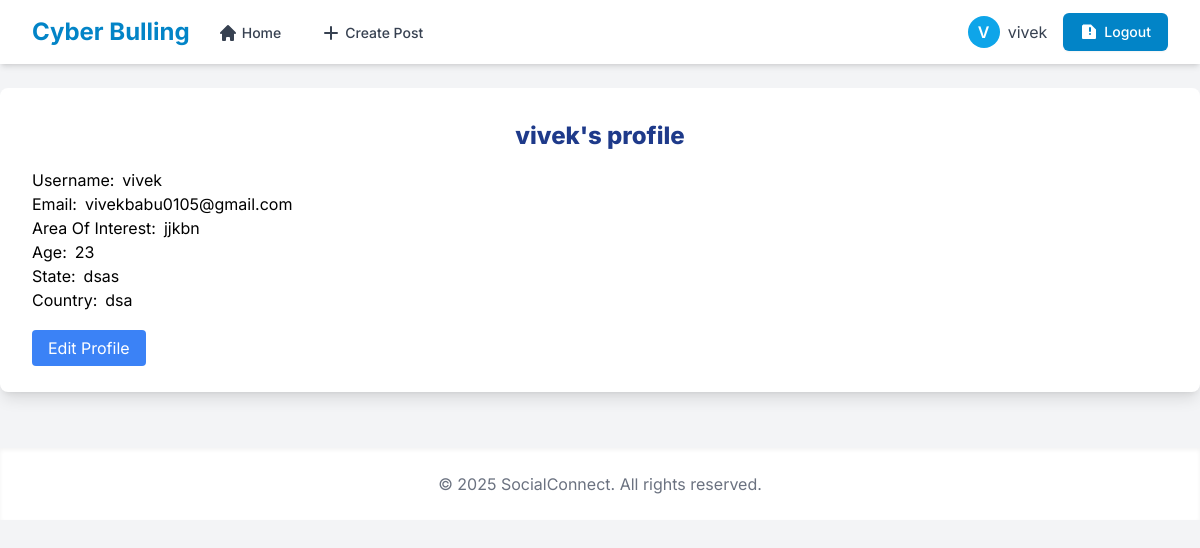
/accounts/profile/vivek/ (signed in), run on the app's committed database.
### accounts/models.py (models this page shows, shortened)
class Profile(models.Model):
    user = models.OneToOneField(User, on_delete=models.CASCADE)
    area_of_interest = models.CharField(max_length=255, blank=True)
    age = models.IntegerField(null=True)
    country = models.CharField(max_length=20, null=True)
    state = models.CharField(max_length=20, null=True)

### accounts/views.py (the view)
# urls.py: path("profile/<str:username>/", user_profile, name="user_profile"),
@never_cache
@login_required
def user_profile(request, username):
    user = get_object_or_404(User, username=username)
    profile = get_object_or_404(Profile, user=user)
    return render(request, 'accounts/user_profile.html', {'user': user, 'profile': profile})

### accounts/templates/accounts/user_profile.html (shortened to what this page needs)
{% extends "base.html" %}
{% block content %}
<div class="profile-section bg-white p-8 rounded-lg shadow-lg text-black">
    <h2 class="text-2xl text-center font-extrabold text-blue-900 mb-4">{{ profile.user }}'s profile</h2>
    <div class="profile-container">
        <div class="profile-info flex gap-2">
            <p class="profile-label">Username:</p>
            <p class="profile-value">{{ profile.user }}</p>
        </div>
        <div class="profile-info flex gap-2">
            <p class="profile-label">Email:</p>
            <p class="profile-value">{{ user.email }}</p>
        </div>
        <div class="profile-info flex gap-2">
            <p class="profile-label">Area Of Interest:</p>
            <p class="profile-value">{{ profile.area_of_interest }}</p>
        </div>
        <div class="profile-info flex gap-2">
            <p class="profile-label">Age:</p>
            <p class="profile-value">{{ profile.age }}</p>
        </div>
        <div class="profile-info flex gap-2">
            <p class="profile-label">State:</p>
            <p class="profile-value">{{ profile.state }}</p>
        </div>
        <div class="profile-info flex gap-2">
            <p class="profile-label">Country:</p>
            <p class="profile-value">{{ profile.country }}</p>
        </div>
    </div>
    {% if request.user == user %}
    <div class="mt-6">
        <a href="{% url 'edit_profile' %}" class="px-4 py-2 bg-blue-500 hover:bg-blue-700 rounded text-white">Edit Profile</a>
    </div>
    {% endif %}
</div>
{% endblock %}

### templates/base.html (shortened to what this page needs)
{% load static %}
<!DOCTYPE html>
<html lang="en">
<head>
    <link rel="stylesheet" href="{% static 'css/style.css' %}">
    <script src="https://cdn.tailwindcss.com"></script>
</head>
<body class="bg-gray-100 dark:bg-gray-900 min-h-screen">
    {% block navbar %}
    {% if user.is_authenticated %}
    {% if user.is_superuser %}
    <nav class="bg-white dark:bg-gray-800 shadow-md">
        <div class="max-w-7xl mx-auto px-4 sm:px-6 lg:px-8">
            <div class="flex justify-between h-16">
                <div class="flex items-center">
                    <div class="flex-shrink-0 flex items-center">
                        <span class="text-primary-600 dark:text-primary-400 text-2xl font-bold">SocialConnect</span>
                    </div>
                    <div class="hidden md:ml-6 md:flex md:space-x-8">
                        <a href="{% url 'admin_dashboard' %}" class="border-transparent text-gray-700 dark:text-gray-300 hover:text-primary-600 dark:hover:text-primary-400 inline-flex items-center px-1 pt-1 border-b-2 text-sm font-medium">
                            Dashboard
                        </a>
                        <a href="{% url 'all_users' %}" class="border-transparent text-gray-700 dark:text-gray-300 hover:text-primary-600 dark:hover:text-primary-400 inline-flex items-center px-1 pt-1 border-b-2 text-sm font-medium">
                            Users
                        </a>
                        <a href="{% url 'all_posts' %}" class="border-transparent text-gray-700 dark:text-gray-300 hover:text-primary-600 dark:hover:text-primary-400 inline-flex items-center px-1 pt-1 border-b-2 text-sm font-medium">
                            Posts
                        </a>
                        <a href="{% url 'abusive_comments' %}" class="border-transparent text-gray-700 dark:text-gray-300 hover:text-primary-600 dark:hover:text-primary-400 inline-flex items-center px-1 pt-1 border-b-2 text-sm font-medium">
                            Abusive Comments
                        </a>
                    </div>
                </div>
                <div class="flex items-center">
                    <a href="{% url 'logout' %}" class="inline-flex items-center px-4 py-2 border border-transparent text-sm font-medium rounded-md shadow-sm text-white bg-primary-600 hover:bg-primary-700 focus:outline-none focus:ring-2 focus:ring-offset-2 focus:ring-primary-500">
                        Logout
                    </a>
                </div>
            </div>
        </div>
        <div class="md:hidden">
            <div class="px-2 pt-2 pb-3 space-y-1 sm:px-3">
                <a href="{% url 'admin_dashboard' %}" class="text-gray-700 dark:text-gray-300 hover:text-primary-600 dark:hover:text-primary-400 block px-3 py-2 rounded-md text-base font-medium">Dashboard</a>
                <a href="{% url 'all_users' %}" class="text-gray-700 dark:text-gray-300 hover:text-primary-600 dark:hover:text-primary-400 block px-3 py-2 rounded-md text-base font-medium">Users</a>
                <a href="{% url 'all_posts' %}" class="text-gray-700 dark:text-gray-300 hover:text-primary-600 dark:hover:text-primary-400 block px-3 py-2 rounded-md text-base font-medium">Posts</a>
                <a href="{% url 'abusive_comments' %}" class="text-gray-700 dark:text-gray-300 hover:text-primary-600 dark:hover:text-primary-400 block px-3 py-2 rounded-md text-base font-medium">Abusive Comments</a>
                <a href="{% url 'logout' %}" class="text-gray-700 dark:text-gray-300 hover:text-primary-600 dark:hover:text-primary-400 block px-3 py-2 rounded-md text-base font-medium">Logout</a>
            </div>
        </div>
    </nav>
    {% else %}
    <nav class="bg-white dark:bg-gray-800 shadow-md">
        <div class="max-w-7xl mx-auto px-4 sm:px-6 lg:px-8">
            <div class="flex justify-between h-16">
                <div class="flex items-center">
                    <div class="flex-shrink-0 flex items-center">
                        <span class="text-primary-600 dark:text-primary-400 text-2xl font-bold">Cyber Bulling</span>
                    </div>
                    <div class="hidden md:ml-6 md:flex md:space-x-8">
                        <a href="{% url 'home' %}" class="border-transparent text-gray-700 dark:text-gray-300 hover:text-primary-600 dark:hover:text-primary-400 inline-flex items-center px-1 pt-1 border-b-2 text-sm font-medium">
                            <svg xmlns="http://www.w3.org/2000/svg" class="h-5 w-5 mr-1" viewBox="0 0 20 20" fill="currentColor">
                                <path d="M10.707 2.293a1 1 0 00-1.414 0l-7 7a1 1 0 001.414 1.414L4 10.414V17a1 1 0 001 1h2a1 1 0 001-1v-2a1 1 0 011-1h2a1 1 0 011 1v2a1 1 0 001 1h2a1 1 0 001-1v-6.586l.293.293a1 1 0 001.414-1.414l-7-7z" />
                            </svg>
                            Home
                        </a>
                        <a href="{% url 'create_post' %}" class="border-transparent text-gray-700 dark:text-gray-300 hover:text-primary-600 dark:hover:text-primary-400 inline-flex items-center px-1 pt-1 border-b-2 text-sm font-medium">
                            <svg xmlns="http://www.w3.org/2000/svg" class="h-5 w-5 mr-1" viewBox="0 0 20 20" fill="currentColor">
                                <path fill-rule="evenodd" d="M10 3a1 1 0 011 1v5h5a1 1 0 110 2h-5v5a1 1 0 11-2 0v-5H4a1 1 0 110-2h5V4a1 1 0 011-1z" clip-rule="evenodd" />
                            </svg>
                            Create Post
                        </a>
                    </div>
                </div>
                <div class="flex items-center space-x-4">
                    <a href="{% url 'user_profile' user.username %}" class="text-gray-700 dark:text-gray-300 hover:text-primary-600 dark:hover:text-primary-400 inline-flex items-center">
                        <div class="h-8 w-8 rounded-full bg-primary-500 flex items-center justify-center text-white font-semibold">
                            {{ user.username.0|upper }}
                        </div>
                        <span class="ml-2 hidden md:inline">{{ user.username }}</span>
                    </a>
                    <a href="{% url 'logout' %}" class="inline-flex items-center px-4 py-2 border border-transparent text-sm font-medium rounded-md shadow-sm text-white bg-primary-600 hover:bg-primary-700 focus:outline-none focus:ring-2 focus:ring-offset-2 focus:ring-primary-500">
                        <svg xmlns="http://www.w3.org/2000/svg" class="h-5 w-5 mr-1" viewBox="0 0 20 20" fill="currentColor">
                            <path fill-rule="evenodd" d="M3 3a1 1 0 00-1 1v12a1 1 0 001 1h12a1 1 0 001-1V7.414l-5-5H3zm7 2a1 1 0 00-1 1v3a1 1 0 002 0V6a1 1 0 00-1-1zm0 6a1 1 0 100 2 1 1 0 000-2z" clip-rule="evenodd" />
                        </svg>
                        Logout
                    </a>
                </div>
            </div>
        </div>
    </nav>
    {% endif %}
    {% endif %}
    {% endblock navbar %}
    <main class="py-6">
        {% block content %}
        {% endblock content %}
    </main>
    <footer class="bg-white dark:bg-gray-800 shadow-inner mt-8 py-6">
        <div class="max-w-7xl mx-auto px-4 sm:px-6 lg:px-8">
            <div class="text-center text-gray-500 dark:text-gray-400">
                <p>© 2025 SocialConnect. All rights reserved.</p>
            </div>
        </div>
    </footer>
</body>
</html>

### static/css/style.css (style rules this page uses)
body { background-color: #ffffff; color: white; }

### templates/base.html (style rules this page uses)
body { font-family: 'Inter', sans-serif; }

### data on the page
Profile: user "vivek", area_of_interest "jjkbn", age "23", state "dsas", country "dsa"

### other printed values
{{ user.username.0|upper }} "V"
{{ user.username }} "vivek"
{{ user.email }} "vivekbabu0105@gmail.com"
